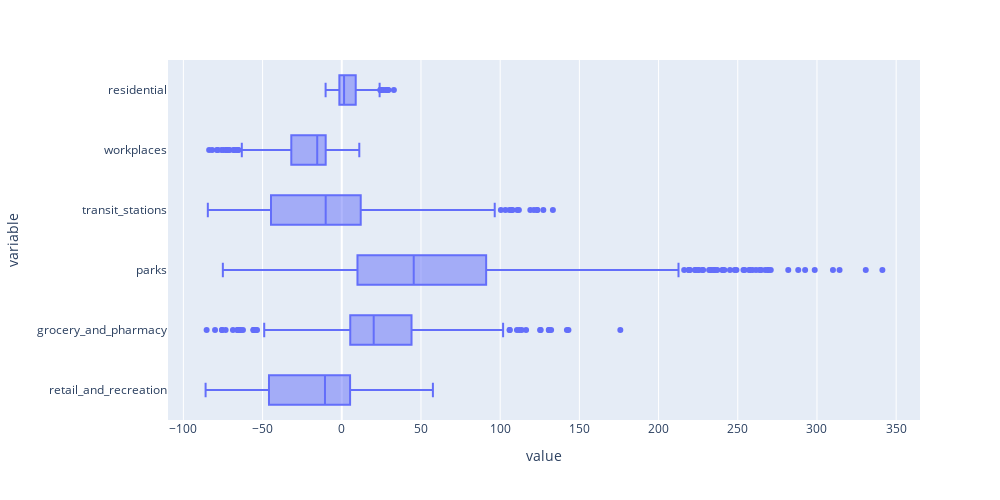

This figure's notebook cell:
### Code cell
fig = px.box(data_frame=google, x=google.columns[1:-3], width=PLOT_WIDTH, height=PLOT_HEIGHT)
fig.show()
fig.write_image("../plots/Boxplot (Google).png")

### Figure 1 — Plotly figure (JSON) as saved in the notebook; plotly's stock layout.template omitted (floating-point values rounded to 4 significant figures; data arrays with more than 128 entries replaced by an {"elided": "..."} marker saying what was removed)
{"data": [{"alignmentgroup": "True", "hovertemplate": "value=%{x}<br>variable=%{y}<extra></extra>", "legendgroup": "", "marker": {"color": "#636efa"}, "name": "", "notched": false, "offsetgroup": "", "orientation": "h", "showlegend": false, "type": "box", "x": {"elided": "4650 float values"}, "x0": " ", "xaxis": "x", "y": {"elided": "4650 str values"}, "y0": " ", "yaxis": "y"}], "layout": {"boxmode": "group", "height": 500, "legend": {"tracegroupgap": 0}, "margin": {"t": 60}, "width": 1000, "xaxis": {"anchor": "y", "domain": [0, 1], "title": {"text": "value"}}, "yaxis": {"anchor": "x", "domain": [0, 1], "title": {"text": "variable"}}}}
